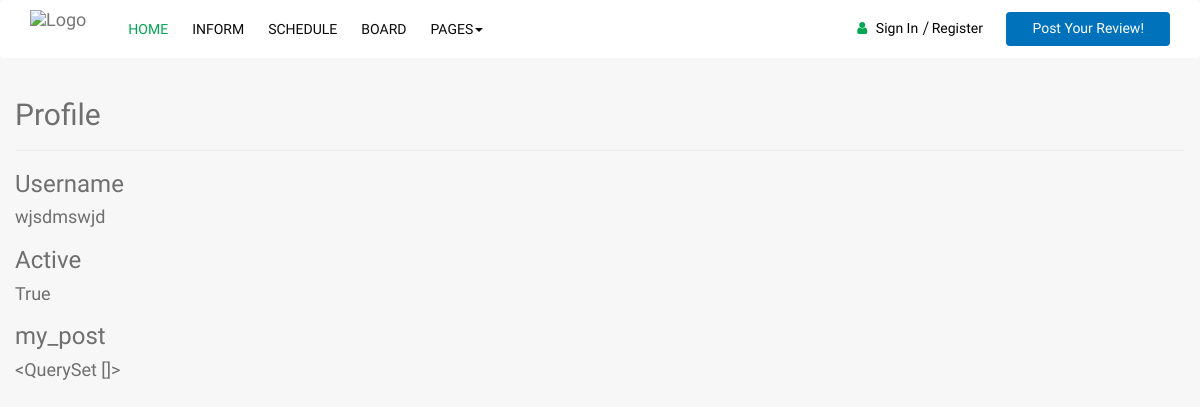
The page /users/profile/ (signed in) on the database as committed earlier.
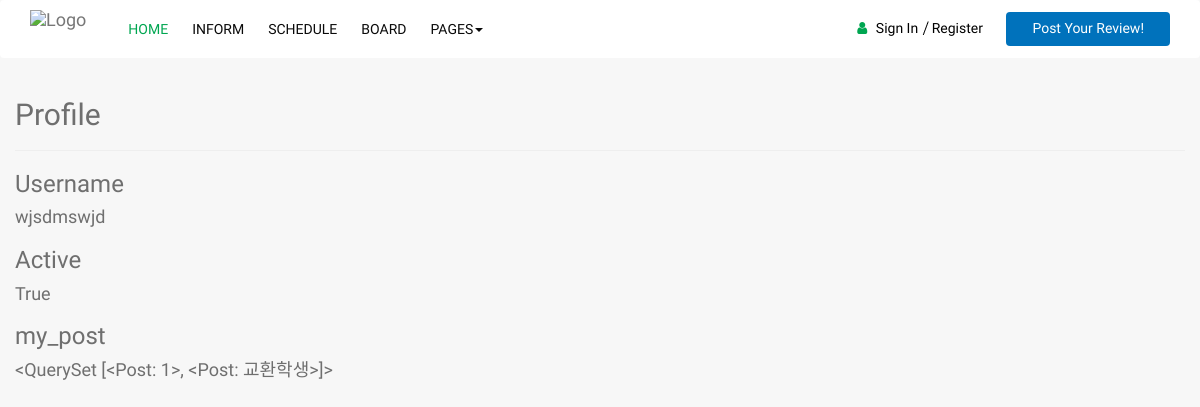
The same page on the database as committed later.
### blog/models.py (models this page shows, shortened)
class Post(models.Model):
    author = models.ForeignKey('auth.User')
    title = models.CharField(max_length=200)
    text = models.TextField()
    created_date = models.DateTimeField(
            default=timezone.now)
    published_date = models.DateTimeField(
            blank=True, null=True)
    photo = models.ImageField(blank=True, null=True)
    class Admin:
    	   pass
    def __str__(self):
        return self.title

### users/views.py (the view)
@login_required
def profile_view(request):
    context = {}
    if request.user.is_authenticated():
        user = User.objects.get(username=request.user)
        context = {
            'username': user.username,
            'active': user.is_active,
            'my_post': Post.objects.filter(author=user),
        }
    return render(request, 'users/profile.html', context)

### users/templates/users/profile.html (shortened to what this page needs)
<html lang="ko">
  <head>
    {% load staticfiles %}
    <link rel="stylesheet" href="{% static 'css/bootstrap.min.css' %}" >
    <link rel="stylesheet" href="{% static 'css/font-awesome.min.css' %}">
	<link rel="stylesheet" href="{% static 'css/icofont.css' %}">
    <link rel="stylesheet" href="{% static 'css/slidr.css' %}">
    <link rel="stylesheet" href="{% static 'css/main.css' %}">
	<link id="preset" rel="stylesheet" href="{% static 'css/presets/preset1.css' %}">
    <link rel="stylesheet" href="{% static 'css/responsive.css' %}">
  </head>
  <body>
	<header id="header" class="clearfix">
		<nav class="navbar navbar-default">
			<div class="container">
				<div class="navbar-header">
					<a class="navbar-brand"><img class="img-responsive" src="{% static 'images/logo.png' %}" alt="Logo"></a>
				</div>
				<div class="navbar-left">
					<div class="collapse navbar-collapse" id="navbar-collapse">
						<ul class="nav navbar-nav">
							<li class="active"><a href="{% url 'main_view' %}">Home</a></li>
							<li><a href="job-list.html">Inform</a></li>
							<li><a href="details.html">Schedule</a></li>
							<li><a href="{% url 'post_list' %}">Board</a></li>
							<li class="dropdown"><a href="javascript:void(0);" class="dropdown-toggle" data-toggle="dropdown">Pages<span class="caret"></span></a>
							</li>
						</ul>
					</div>
				</div>
				<div class="nav-right">
					<ul class="sign-in">
						<li><i class="fa fa-user"></i></li>
						<li><a href="{% url 'login' %}">Sign In</a></li>
						<li><a href="{% url 'register' %}">Register</a></li>
					</ul>
					<a href="{% url 'post_new' %}" class="btn">Post Your Review!</a>
				</div>
			</div>
		</nav>
	</header>
    <div class="col-md-12">
        <div class="page-header">
            <h2>Profile</h2>
        </div>
        <h3>Username</h3>
        <h4>{{ username }}</h4>
        <h3>Active</h3>
        <h4>{{ active }}</h4>
        <h3>my_post</h3>
        <h4>{{ my_post }}</h4>
    </div>
  </body>
 </html>

Rows that differ between the two databases and show on the page:
added Post: title.title "<QuerySet [<Post: 1>, <Post: 교환학생>]>"
Other text that changed with them:
{{ my_post }}: "<QuerySet []>" → (not shown)
